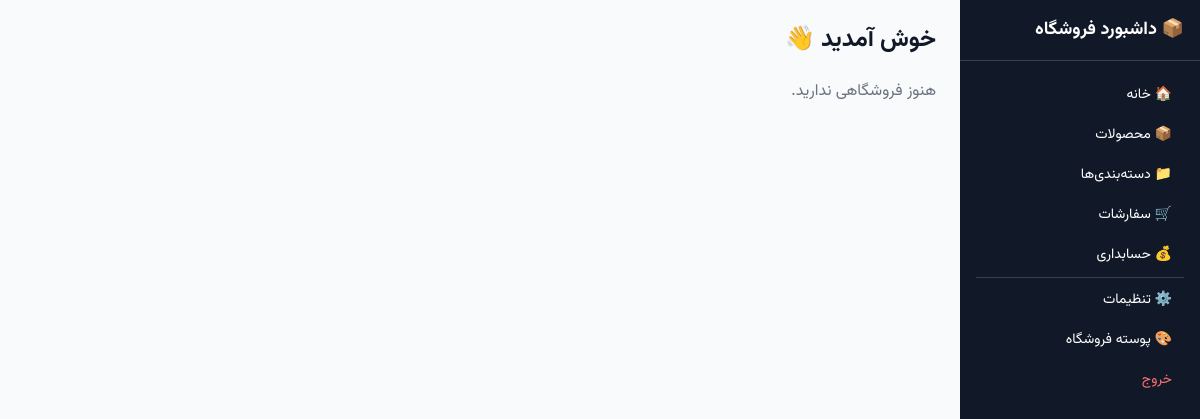
The app's page /dashboard/ (signed in), older data.
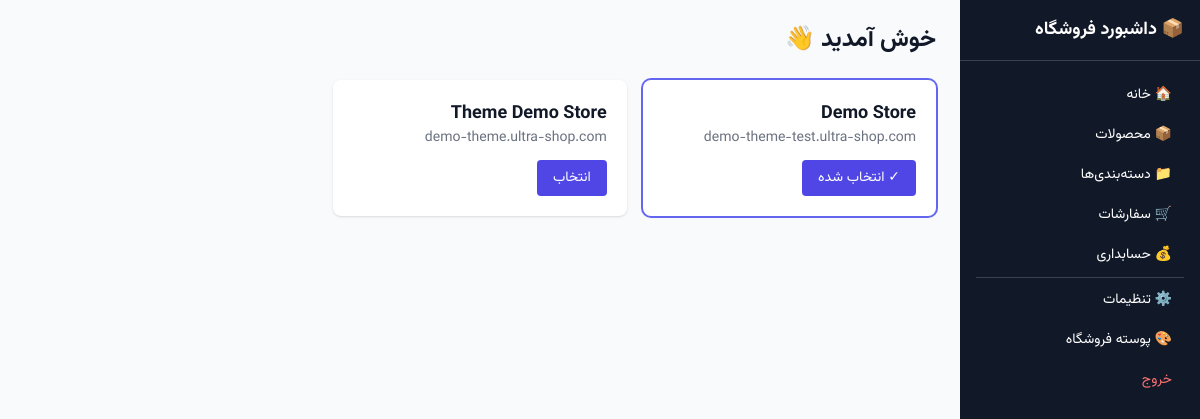
The same page, newer data.
### core/models.py (models this page shows, shortened)
class Store(models.Model):
    owner = models.ForeignKey(User, on_delete=models.CASCADE, related_name="stores")
    name = models.CharField(max_length=200)
    username = models.SlugField(max_length=60, unique=True, help_text="Subdomain: username.ultra-shop.com")
    description = models.TextField(blank=True, default="")
    logo = models.ImageField(upload_to="stores/logos/", blank=True, null=True)
    favicon = models.ImageField(upload_to="stores/favicons/", blank=True, null=True)
    primary_color = models.CharField(max_length=7, default="#6366f1")
    theme_preset = models.CharField(max_length=30, default="minimal")
    phone = models.CharField(max_length=20, blank=True, default="")
    support_email = models.EmailField(blank=True, default="")
    timezone = models.CharField(max_length=50, default="Asia/Tehran")
    currency = models.CharField(max_length=10, default="IRR")
    allow_guest_checkout = models.BooleanField(default=True)
    is_active = models.BooleanField(default=True)
    created_at = models.DateTimeField(auto_now_add=True)
    updated_at = models.DateTimeField(auto_now=True)
    class Meta:
        db_table = "stores"

### dashboard/views.py (the view)
# urls.py: path("", views.DashboardHomeView.as_view(), name="home"),
class DashboardHomeView(LoginRequiredMixin, TemplateView):
    template_name = "dashboard/home.html"
    def get_context_data(self, **kwargs):
        ctx = super().get_context_data(**kwargs)
        user = self.request.user
        owned = Store.objects.filter(owner=user)
        staff = Store.objects.filter(staff_members__user=user)
        ctx["stores"] = (owned | staff).distinct()
        ctx["current_store_id"] = self.request.session.get("current_store_id")
        return ctx

### core/context_processors.py (called while the page is built)
def platform_settings(request):
    try:
        ps = PlatformSettings.load()
    except Exception:
        ps = None
    return {"platform_settings": ps}

### core/models.py (called while the page is built)
    @classmethod
    def load(cls):
        obj, _ = cls.objects.get_or_create(pk=1)
        return obj

### templates/dashboard/home.html (shortened to what this page needs)
{% extends "dashboard/base.html" %}
{% block content %}
<h2 class="text-2xl font-bold mb-6">خوش آمدید 👋</h2>
{% if stores %}
<div class="grid grid-cols-1 md:grid-cols-2 lg:grid-cols-3 gap-4">
    {% for store in stores %}
    <div class="bg-white rounded-lg shadow p-5 {% if store.pk == current_store_id %}ring-2 ring-indigo-500{% endif %}">
        <h3 class="font-bold text-lg">{{ store.name }}</h3>
        <p class="text-sm text-gray-500 mb-3">{{ store.username }}.ultra-shop.com</p>
        <form method="post" action="{% url 'dashboard:select-store' store.pk %}">
            <button class="bg-indigo-600 text-white px-4 py-2 rounded text-sm hover:bg-indigo-700">
                {% if store.pk == current_store_id %}✓ انتخاب شده{% else %}انتخاب{% endif %}
            </button>
        </form>
    </div>
    {% endfor %}
</div>
{% else %}
<p class="text-gray-500">هنوز فروشگاهی ندارید.</p>
{% endif %}
{% endblock %}

### templates/dashboard/base.html (shortened to what this page needs)
{% extends "base.html" %}
{% block body %}
<div class="flex min-h-screen">
    <aside class="w-60 bg-gray-900 text-white flex-shrink-0">
        <div class="p-4 border-b border-gray-700">
            <h1 class="text-lg font-bold">📦 داشبورد فروشگاه</h1>
        </div>
        <nav class="p-4 space-y-1 text-sm">
            <a href="{% url 'dashboard:home' %}" class="block px-3 py-2 rounded hover:bg-gray-800">🏠 خانه</a>
            <a href="{% url 'dashboard:product-list' %}" class="block px-3 py-2 rounded hover:bg-gray-800">📦 محصولات</a>
            <a href="{% url 'dashboard:category-list' %}" class="block px-3 py-2 rounded hover:bg-gray-800">📁 دسته‌بندی‌ها</a>
            <a href="{% url 'dashboard:order-list' %}" class="block px-3 py-2 rounded hover:bg-gray-800">🛒 سفارشات</a>
            <a href="{% url 'dashboard:accounting-ledger' %}" class="block px-3 py-2 rounded hover:bg-gray-800">💰 حسابداری</a>
            <hr class="border-gray-700 my-2">
            <a href="{% url 'dashboard:store-settings' %}" class="block px-3 py-2 rounded hover:bg-gray-800">⚙️ تنظیمات</a>
            <a href="{% url 'dashboard:theme-select' %}" class="block px-3 py-2 rounded hover:bg-gray-800">🎨 پوسته فروشگاه</a>
            <a href="{% url 'accounts:logout' %}" class="block px-3 py-2 rounded hover:bg-gray-800 text-red-400">خروج</a>
        </nav>
    </aside>
    <main class="flex-1 p-6">
        {% block content %}{% endblock %}
    </main>
</div>
{% endblock %}

### templates/base.html (shortened to what this page needs)
{% load static %}<!DOCTYPE html>
<html lang="fa" dir="rtl">
<head>
    <link rel="stylesheet" href="{% static 'css/vazirmatn.css' %}">
    <script src="{% static 'js/tailwind.js' %}"></script>
</head>
<body class="bg-gray-50 text-gray-900 min-h-screen">
    {% block body %}{% endblock %}
</body>
</html>

### templates/base.html (style rules this page uses)
body { font-family: 'Vazirmatn', Tahoma, sans-serif; }
[dir="rtl"] { direction: rtl; text-align: right; }

Row changes from the older to the newer data that the page shows:
added Store: name "Demo Store", username "demo-theme-test", shows "✓ انتخاب شده"
added Store: name "Theme Demo Store", username "demo-theme", shows "انتخاب"
Text that changed along with them:
text no longer shown: "هنوز فروشگاهی ندارید."
